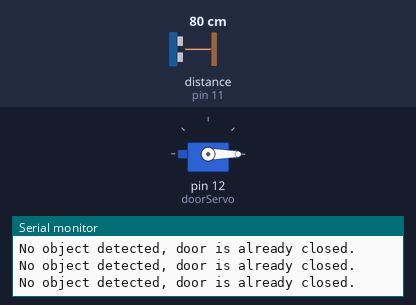
The sketch below on a simulated Arduino Uno, built with avr-gcc and run on an emulated ATmega328P. Shown: servo, the last lines printed to the serial monitor. Wiring (inferred from the names in the program): ultrasonic range finder: trigger pin 10; echo pin 11. Inputs (shaded band) come from the test bench; at power-on: distance to the obstacle (sensor on pin 11) 80 cm. The echo pulse lasts 58.3 µs per cm.

Above: at 1.3 s.
1.4 s: distance to the obstacle (sensor on pin 11) set to 24 cm
2.9 s: distance to the obstacle (sensor on pin 11) set to 20 cm
At 5.2 s:
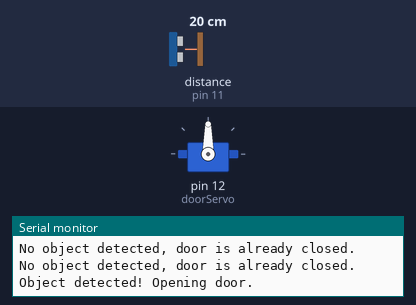
5.9 s: distance to the obstacle (sensor on pin 11) set to 35 cm
At 6.83 s:
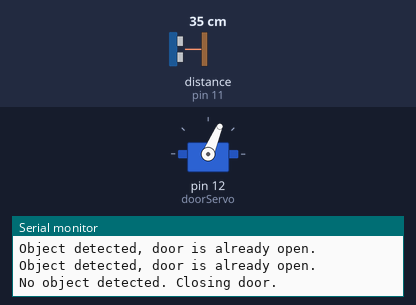
8.9 s: distance to the obstacle (sensor on pin 11) set to 2 cm
At 9.96 s:
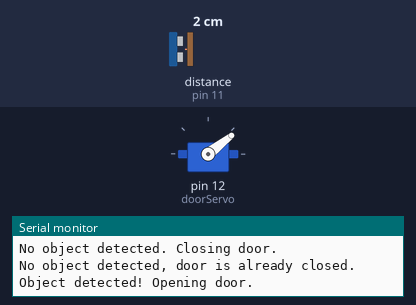
11.9 s: distance to the obstacle (sensor on pin 11) set to 60 cm
At 12.79 s:
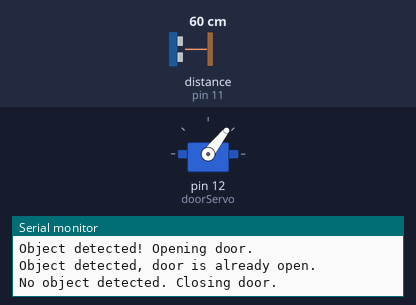
Timing chart, 0 to 15.3 s (numbered marks = the images above; inputs shaded):
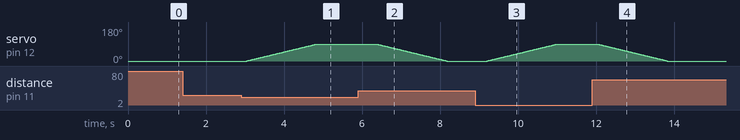

Measured:
- the behaviour switches between 22 and 21 cm on distance to the obstacle (sensor on pin 11) (found by bisection; images 0 and 1)
- after the input at 2.9 s, servo on pin 12 (doorServo): moves from 0° to 90° over 1.8 s, starting after 0.15 s
- after the input at 5.9 s, servo on pin 12 (doorServo): moves from 90° to 0° over 1.8 s, starting after 0.48 s
- after the input at 8.9 s, servo on pin 12 (doorServo): moves from 0° to 90° over 1.8 s, starting after 0.31 s
- after the input at 11.9 s, servo on pin 12 (doorServo): moves from 90° to 0° over 1.8 s, starting after 0.14 s

The sketch:

AutomaticDoorSystem.ino
```cpp
#include <Servo.h> // Use ESP32Servo library for ESP32

// Pin definitions
const int trigPin = 10;
const int echoPin = 11;

// Variables
long duration;
int distance;

bool doorOpen = false;
const int distanceThreshold = 20; // Distance threshold for door activation (in cm)

Servo doorServo; // Servo to simulate the door mechanism

void setup() {
  pinMode(trigPin, OUTPUT);
  pinMode(echoPin, INPUT);

  Serial.begin(9600); // Start serial communication
  doorServo.attach(12); // Attach the servo motor to pin 12
  doorServo.write(0);   // Initially keep the door closed (0°)
}

void loop() {
  distance = calculateDistance(); // Get the distance from the ultrasonic sensor

   if (distance > 0 && distance <= distanceThreshold) { // Object detected within range
    if (!doorOpen) { // Only open the door if it is currently closed
      Serial.println("Object detected! Opening door.");
      openDoor();    // Open the door
      doorOpen = true;
    } else {
      Serial.println("Object detected, door is already open.");
    }
  } else { // No object detected or out of range
    if (doorOpen) { // Only close the door if it is currently open
      Serial.println("No object detected. Closing door.");
      closeDoor();   // Close the door
      doorOpen = false;
    } else {
      Serial.println("No object detected, door is already closed.");
    }
  }
   delay(500); // Small delay before the next measurement
}

// Function to calculate distance using ultrasonic sensor
int calculateDistance() {
  digitalWrite(trigPin, LOW);
  delayMicroseconds(2);
  digitalWrite(trigPin, HIGH);
  delayMicroseconds(10);
  digitalWrite(trigPin, LOW);

  // Measure the time for the echo to return
  duration = pulseIn(echoPin, HIGH);

  // Calculate the distance in centimeters
  distance = duration * 0.034 / 2; // Speed of sound = 343 m/s
  return distance;
}

// Function to open the door
void openDoor() {
  for (int i = 0; i <= 90; i++) { // Move servo from 0° to 90°
    doorServo.write(i);
    delay(20);
  }
}

// Function to close the door
void closeDoor() {
  for (int i = 90; i >= 0; i--) { // Move servo back from 90° to 0°
    doorServo.write(i);
    delay(20);
  }
}
```
